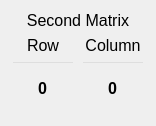
   <widget class="QWidget" name="layoutWidget">
    <property name="geometry">
     <rect>
      <x>940</x>
      <y>20</y>
      <width>142</width>
      <height>112</height>
     </rect>
    </property>
    <layout class="QVBoxLayout" name="verticalLayout_5">
     <item>
      <widget class="QLabel" name="label_11">
       <property name="font">
        <font>
         <family>Ubuntu</family>
         <pointsize>12</pointsize>
         <weight>50</weight>
         <bold>false</bold>
        </font>
       </property>
       <property name="cursor">
        <cursorShape>ClosedHandCursor</cursorShape>
       </property>
       <property name="styleSheet">
        <string notr="true">color: rgb(0, 0, 0);</string>
       </property>
       <property name="text">
        <string>Second Matrix</string>
       </property>
       <property name="alignment">
        <set>Qt::AlignCenter</set>
       </property>
      </widget>
     </item>
     <item>
      <layout class="QHBoxLayout" name="horizontalLayout_2">
       <item>
        <layout class="QVBoxLayout" name="verticalLayout_3">
         <item>
          <widget class="QLabel" name="label_7">
           <property name="font">
            <font>
             <family>Ubuntu</family>
             <pointsize>12</pointsize>
             <weight>50</weight>
             <bold>false</bold>
            </font>
           </property>
           <property name="cursor">
            <cursorShape>ClosedHandCursor</cursorShape>
           </property>
           <property name="styleSheet">
            <string notr="true">color: rgb(0, 0, 0);</string>
           </property>
           <property name="text">
            <string>Row</string>
           </property>
           <property name="alignment">
            <set>Qt::AlignCenter</set>
           </property>
          </widget>
         </item>
         <item>
          <widget class="QLineEdit" name="row_m2">
           <property name="minimumSize">
            <size>
             <width>64</width>
             <height>54</height>
            </size>
           </property>
           <property name="maximumSize">
            <size>
             <width>64</width>
             <height>54</height>
            </size>
           </property>
           <property name="font">
            <font>
             <pointsize>12</pointsize>
             <weight>75</weight>
             <bold>true</bold>
             <stylestrategy>PreferDefault</stylestrategy>
            </font>
           </property>
           <property name="cursor">
            <cursorShape>ClosedHandCursor</cursorShape>
           </property>
           <property name="styleSheet">
            <string notr="true">background-color: rgba(255, 255, 255,0)</string>
           </property>
           <property name="text">
            <string>0</string>
           </property>
           <property name="alignment">
            <set>Qt::AlignCenter</set>
           </property>
          </widget>
         </item>
        </layout>
       </item>
       <item>
        <layout class="QVBoxLayout" name="verticalLayout_4">
         <item>
          <widget class="QLabel" name="label_3">
           <property name="font">
            <font>
             <family>Ubuntu</family>
             <pointsize>12</pointsize>
             <weight>50</weight>
             <bold>false</bold>
            </font>
           </property>
           <property name="cursor">
            <cursorShape>ClosedHandCursor</cursorShape>
           </property>
           <property name="styleSheet">
            <string notr="true">color: rgb(0, 0, 0);</string>
           </property>
           <property name="text">
            <string>Column</string>
           </property>
           <property name="alignment">
            <set>Qt::AlignCenter</set>
           </property>
          </widget>
         </item>
         <item>
          <widget class="QLineEdit" name="column_m2">
           <property name="minimumSize">
            <size>
             <width>64</width>
             <height>54</height>
            </size>
           </property>
           <property name="maximumSize">
            <size>
             <width>64</width>
             <height>54</height>
            </size>
           </property>
           <property name="font">
            <font>
             <pointsize>12</pointsize>
             <weight>75</weight>
             <bold>true</bold>
            </font>
           </property>
           <property name="cursor">
            <cursorShape>ClosedHandCursor</cursorShape>
           </property>
           <property name="contextMenuPolicy">
            <enum>Qt::DefaultContextMenu</enum>
           </property>
           <property name="styleSheet">
            <string notr="true">background-color: rgba(255, 255, 255,0)</string>
           </property>
           <property name="text">
            <string>0</string>
           </property>
           <property name="alignment">
            <set>Qt::AlignCenter</set>
           </property>
           <property name="clearButtonEnabled">
            <bool>false</bool>
           </property>
          </widget>
         </item>
        </layout>
       </item>
      </layout>
     </item>
    </layout>
   </widget>
